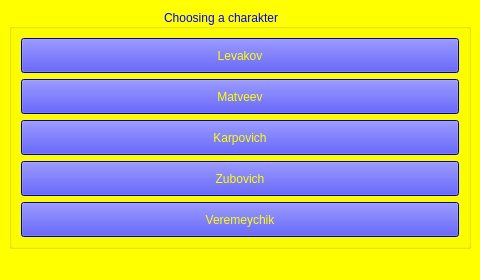
<?xml version="1.0" encoding="UTF-8"?>
<ui version="4.0">
 <class>W2</class>
 <widget class="QMainWindow" name="W2">
  <property name="geometry">
   <rect>
    <x>0</x>
    <y>0</y>
    <width>480</width>
    <height>280</height>
   </rect>
  </property>
  <property name="windowTitle">
   <string>MainWindow</string>
  </property>
  <property name="styleSheet">
   <string notr="true">background-color: rgb(255, 255, 0);</string>
  </property>
  <widget class="QWidget" name="centralwidget">
   <layout class="QGridLayout" name="gridLayout">
    <item row="0" column="0">
     <widget class="QGroupBox" name="groupBox">
      <property name="styleSheet">
       <string notr="true">font: 9pt &quot;Ravie&quot;;
color: rgb(0, 0, 255);</string>
      </property>
      <property name="title">
       <string>                                              Choosing a charakter</string>
      </property>
      <layout class="QGridLayout" name="gridLayout_2">
       <item row="0" column="0">
        <widget class="QPushButton" name="pushButton">
         <property name="sizePolicy">
          <sizepolicy hsizetype="Preferred" vsizetype="Preferred">
           <horstretch>0</horstretch>
           <verstretch>0</verstretch>
          </sizepolicy>
         </property>
         <property name="styleSheet">
          <string notr="true">background-color: rgb(0, 0, 255);
font: 15pt &quot;Ravie&quot;;
color: rgb(255, 255, 0);</string>
         </property>
         <property name="text">
          <string>Levakov</string>
         </property>
        </widget>
       </item>
       <item row="1" column="0">
        <widget class="QPushButton" name="pushButton_2">
         <property name="sizePolicy">
          <sizepolicy hsizetype="Preferred" vsizetype="Preferred">
           <horstretch>0</horstretch>
           <verstretch>0</verstretch>
          </sizepolicy>
         </property>
         <property name="styleSheet">
          <string notr="true">color: rgb(255, 255, 0);
background-color: rgb(0, 0, 255);
font: 15pt &quot;Ravie&quot;;</string>
         </property>
         <property name="text">
          <string>Matveev</string>
         </property>
        </widget>
       </item>
       <item row="2" column="0">
        <widget class="QPushButton" name="pushButton_3">
         <property name="sizePolicy">
          <sizepolicy hsizetype="Preferred" vsizetype="Preferred">
           <horstretch>0</horstretch>
           <verstretch>0</verstretch>
          </sizepolicy>
         </property>
         <property name="styleSheet">
          <string notr="true">color: rgb(255, 255, 0);
background-color: rgb(0, 0, 255);
font: 15pt &quot;Ravie&quot;;</string>
         </property>
         <property name="text">
          <string>Karpovich</string>
         </property>
        </widget>
       </item>
       <item row="3" column="0">
        <widget class="QPushButton" name="pushButton_4">
         <property name="sizePolicy">
          <sizepolicy hsizetype="Preferred" vsizetype="Preferred">
           <horstretch>0</horstretch>
           <verstretch>0</verstretch>
          </sizepolicy>
         </property>
         <property name="styleSheet">
          <string notr="true">color: rgb(255, 255, 0);
background-color: rgb(0, 0, 255);
font: 15pt &quot;Ravie&quot;;</string>
         </property>
         <property name="text">
          <string>Zubovich</string>
         </property>
        </widget>
       </item>
       <item row="4" column="0">
        <widget class="QPushButton" name="pushButton_5">
         <property name="sizePolicy">
          <sizepolicy hsizetype="Preferred" vsizetype="Preferred">
           <horstretch>0</horstretch>
           <verstretch>0</verstretch>
          </sizepolicy>
         </property>
         <property name="styleSheet">
          <string notr="true">background-color: rgb(0, 0, 255);
color: rgb(255, 255, 0);
font: 15pt &quot;Ravie&quot;;</string>
         </property>
         <property name="text">
          <string>Veremeychik</string>
         </property>
        </widget>
       </item>
      </layout>
     </widget>
    </item>
   </layout>
  </widget>
  <widget class="QMenuBar" name="menubar">
   <property name="geometry">
    <rect>
     <x>0</x>
     <y>0</y>
     <width>480</width>
     <height>17</height>
    </rect>
   </property>
  </widget>
  <widget class="QStatusBar" name="statusbar"/>
 </widget>
 <resources/>
 <connections/>
</ui>
